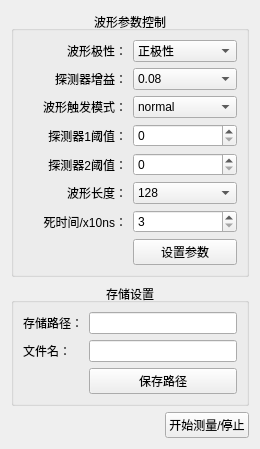
<?xml version="1.0" encoding="UTF-8"?>
<ui version="4.0">
 <class>WaveformModel</class>
 <widget class="QWidget" name="WaveformModel">
  <property name="geometry">
   <rect>
    <x>0</x>
    <y>0</y>
    <width>260</width>
    <height>403</height>
   </rect>
  </property>
  <property name="windowTitle">
   <string>Dialog</string>
  </property>
  <layout class="QVBoxLayout" name="verticalLayout">
   <item>
    <widget class="QGroupBox" name="groupBox">
     <property name="title">
      <string>波形参数控制</string>
     </property>
     <property name="alignment">
      <set>Qt::AlignCenter</set>
     </property>
     <layout class="QGridLayout" name="gridLayout">
      <item row="0" column="0">
       <widget class="QLabel" name="label_3">
        <property name="text">
         <string>波形极性：</string>
        </property>
        <property name="alignment">
         <set>Qt::AlignRight|Qt::AlignTrailing|Qt::AlignVCenter</set>
        </property>
       </widget>
      </item>
      <item row="0" column="1">
       <widget class="QComboBox" name="comboBox">
        <item>
         <property name="text">
          <string>正极性</string>
         </property>
        </item>
        <item>
         <property name="text">
          <string>负极性</string>
         </property>
        </item>
       </widget>
      </item>
      <item row="1" column="0">
       <widget class="QLabel" name="label_9">
        <property name="text">
         <string>探测器增益：</string>
        </property>
        <property name="alignment">
         <set>Qt::AlignRight|Qt::AlignTrailing|Qt::AlignVCenter</set>
        </property>
       </widget>
      </item>
      <item row="1" column="1">
       <widget class="QComboBox" name="comboBox_5">
        <item>
         <property name="text">
          <string>0.08</string>
         </property>
        </item>
        <item>
         <property name="text">
          <string>0.16</string>
         </property>
        </item>
        <item>
         <property name="text">
          <string>0.32</string>
         </property>
        </item>
        <item>
         <property name="text">
          <string>0.63</string>
         </property>
        </item>
        <item>
         <property name="text">
          <string>1.26</string>
         </property>
        </item>
        <item>
         <property name="text">
          <string>5.01</string>
         </property>
        </item>
        <item>
         <property name="text">
          <string>10.0</string>
         </property>
        </item>
       </widget>
      </item>
      <item row="2" column="0">
       <widget class="QLabel" name="label_4">
        <property name="text">
         <string>波形触发模式：</string>
        </property>
        <property name="alignment">
         <set>Qt::AlignRight|Qt::AlignTrailing|Qt::AlignVCenter</set>
        </property>
       </widget>
      </item>
      <item row="2" column="1">
       <widget class="QComboBox" name="comboBox_2">
        <item>
         <property name="text">
          <string>normal</string>
         </property>
        </item>
        <item>
         <property name="text">
          <string>auto</string>
         </property>
        </item>
       </widget>
      </item>
      <item row="3" column="0">
       <widget class="QLabel" name="label">
        <property name="text">
         <string>探测器1阈值：</string>
        </property>
        <property name="alignment">
         <set>Qt::AlignRight|Qt::AlignTrailing|Qt::AlignVCenter</set>
        </property>
       </widget>
      </item>
      <item row="3" column="1">
       <widget class="QSpinBox" name="spinBox">
        <property name="maximum">
         <number>65535</number>
        </property>
       </widget>
      </item>
      <item row="4" column="0">
       <widget class="QLabel" name="label_2">
        <property name="text">
         <string>探测器2阈值：</string>
        </property>
        <property name="alignment">
         <set>Qt::AlignRight|Qt::AlignTrailing|Qt::AlignVCenter</set>
        </property>
       </widget>
      </item>
      <item row="4" column="1">
       <widget class="QSpinBox" name="spinBox_2">
        <property name="maximum">
         <number>65535</number>
        </property>
       </widget>
      </item>
      <item row="5" column="0">
       <widget class="QLabel" name="label_5">
        <property name="text">
         <string>波形长度：</string>
        </property>
        <property name="alignment">
         <set>Qt::AlignRight|Qt::AlignTrailing|Qt::AlignVCenter</set>
        </property>
       </widget>
      </item>
      <item row="5" column="1">
       <widget class="QComboBox" name="comboBox_3">
        <item>
         <property name="text">
          <string>128</string>
         </property>
        </item>
        <item>
         <property name="text">
          <string>64</string>
         </property>
        </item>
        <item>
         <property name="text">
          <string>256</string>
         </property>
        </item>
        <item>
         <property name="text">
          <string>512</string>
         </property>
        </item>
        <item>
         <property name="text">
          <string>1024</string>
         </property>
        </item>
       </widget>
      </item>
      <item row="6" column="0">
       <widget class="QLabel" name="label_6">
        <property name="text">
         <string>死时间/x10ns：</string>
        </property>
        <property name="alignment">
         <set>Qt::AlignRight|Qt::AlignTrailing|Qt::AlignVCenter</set>
        </property>
       </widget>
      </item>
      <item row="6" column="1">
       <widget class="QSpinBox" name="spinBox_3">
        <property name="minimum">
         <number>3</number>
        </property>
        <property name="maximum">
         <number>500</number>
        </property>
       </widget>
      </item>
      <item row="7" column="1">
       <widget class="QPushButton" name="pushButton_2">
        <property name="text">
         <string>设置参数</string>
        </property>
       </widget>
      </item>
     </layout>
    </widget>
   </item>
   <item>
    <widget class="QGroupBox" name="groupBox_2">
     <property name="title">
      <string>存储设置</string>
     </property>
     <property name="alignment">
      <set>Qt::AlignCenter</set>
     </property>
     <layout class="QGridLayout" name="gridLayout_2">
      <item row="0" column="0">
       <widget class="QLabel" name="label_8">
        <property name="text">
         <string>存储路径：</string>
        </property>
       </widget>
      </item>
      <item row="0" column="1">
       <widget class="QLineEdit" name="lineEdit"/>
      </item>
      <item row="1" column="0">
       <widget class="QLabel" name="label_10">
        <property name="text">
         <string>文件名：</string>
        </property>
       </widget>
      </item>
      <item row="1" column="1">
       <widget class="QLineEdit" name="lineEdit_2"/>
      </item>
      <item row="2" column="1">
       <widget class="QPushButton" name="pushButton_3">
        <property name="text">
         <string>保存路径</string>
        </property>
       </widget>
      </item>
     </layout>
    </widget>
   </item>
   <item>
    <widget class="QWidget" name="widget" native="true">
     <layout class="QHBoxLayout" name="horizontalLayout">
      <property name="leftMargin">
       <number>0</number>
      </property>
      <property name="topMargin">
       <number>0</number>
      </property>
      <property name="rightMargin">
       <number>0</number>
      </property>
      <property name="bottomMargin">
       <number>0</number>
      </property>
      <item>
       <spacer name="horizontalSpacer">
        <property name="orientation">
         <enum>Qt::Horizontal</enum>
        </property>
        <property name="sizeHint" stdset="0">
         <size>
          <width>118</width>
          <height>20</height>
         </size>
        </property>
       </spacer>
      </item>
      <item>
       <widget class="QPushButton" name="pushButton">
        <property name="text">
         <string>开始测量/停止</string>
        </property>
       </widget>
      </item>
     </layout>
    </widget>
   </item>
   <item>
    <spacer name="verticalSpacer">
     <property name="orientation">
      <enum>Qt::Vertical</enum>
     </property>
     <property name="sizeHint" stdset="0">
      <size>
       <width>20</width>
       <height>0</height>
      </size>
     </property>
    </spacer>
   </item>
  </layout>
 </widget>
 <resources/>
 <connections/>
</ui>
